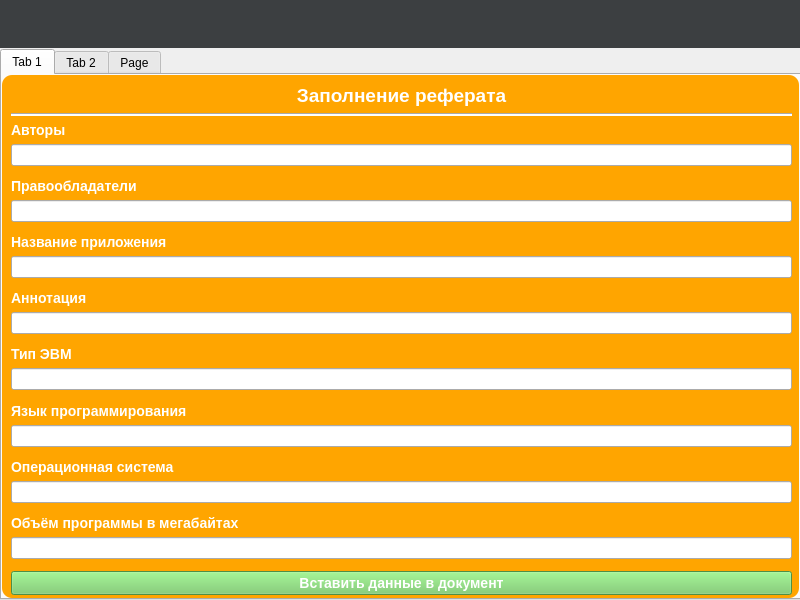
<?xml version="1.0" encoding="UTF-8"?>
<ui version="4.0">
 <class>MainWindow</class>
 <widget class="QMainWindow" name="MainWindow">
  <property name="geometry">
   <rect>
    <x>0</x>
    <y>0</y>
    <width>800</width>
    <height>600</height>
   </rect>
  </property>
  <property name="windowTitle">
   <string>MainWindow</string>
  </property>
  <widget class="QWidget" name="centralWidget">
   <widget class="QWidget" name="mainVerticalWidget" native="true">
    <property name="geometry">
     <rect>
      <x>0</x>
      <y>0</y>
      <width>800</width>
      <height>48</height>
     </rect>
    </property>
    <property name="maximumSize">
     <size>
      <width>2560</width>
      <height>1920</height>
     </size>
    </property>
    <property name="styleSheet">
     <string notr="true">QWidget {
    background-color: #3C3F41;
}</string>
    </property>
    <layout class="QVBoxLayout" name="verticalLayout"/>
   </widget>
   <widget class="QTabWidget" name="tabWidget">
    <property name="geometry">
     <rect>
      <x>0</x>
      <y>49</y>
      <width>801</width>
      <height>551</height>
     </rect>
    </property>
    <property name="styleSheet">
     <string notr="true"/>
    </property>
    <property name="currentIndex">
     <number>0</number>
    </property>
    <widget class="QWidget" name="tab_1">
     <property name="styleSheet">
      <string notr="true">#tab_1 {
	background-color: orange;
	border-radius: 10px;
}</string>
     </property>
     <attribute name="title">
      <string>Tab 1</string>
     </attribute>
     <widget class="QWidget" name="verticalLayoutWidget">
      <property name="geometry">
       <rect>
        <x>9</x>
        <y>9</y>
        <width>781</width>
        <height>511</height>
       </rect>
      </property>
      <layout class="QVBoxLayout" name="verticalLayoutFirstTab">
       <item>
        <widget class="QLabel" name="labelTitleFillReport">
         <property name="styleSheet">
          <string notr="true">QLabel {
	color: white;
	font-weight: bold;
	font-size: 19px;
}</string>
         </property>
         <property name="text">
          <string>Заполнение реферата</string>
         </property>
         <property name="alignment">
          <set>Qt::AlignCenter</set>
         </property>
        </widget>
       </item>
       <item>
        <widget class="Line" name="line">
         <property name="minimumSize">
          <size>
           <width>0</width>
           <height>3</height>
          </size>
         </property>
         <property name="styleSheet">
          <string notr="true">QFrame {
	background-color: white;
}</string>
         </property>
         <property name="orientation">
          <enum>Qt::Horizontal</enum>
         </property>
        </widget>
       </item>
       <item>
        <widget class="QLabel" name="authorsLabel">
         <property name="maximumSize">
          <size>
           <width>16777215</width>
           <height>30</height>
          </size>
         </property>
         <property name="styleSheet">
          <string notr="true">QLabel{
	color: white;
	font-weight: bold;
	font-size: 14px;
}</string>
         </property>
         <property name="text">
          <string>Авторы</string>
         </property>
        </widget>
       </item>
       <item>
        <widget class="QLineEdit" name="inputAuthors"/>
       </item>
       <item>
        <spacer name="verticalSpacer">
         <property name="orientation">
          <enum>Qt::Vertical</enum>
         </property>
         <property name="sizeHint" stdset="0">
          <size>
           <width>20</width>
           <height>40</height>
          </size>
         </property>
        </spacer>
       </item>
       <item>
        <widget class="QLabel" name="labelCopyratinHolders">
         <property name="styleSheet">
          <string notr="true">QLabel{
	color: white;
	font-weight: bold;
	font-size: 14px;
}</string>
         </property>
         <property name="text">
          <string>Правообладатели</string>
         </property>
        </widget>
       </item>
       <item>
        <widget class="QLineEdit" name="inputCopyratingHolders"/>
       </item>
       <item>
        <spacer name="verticalSpacer_2">
         <property name="orientation">
          <enum>Qt::Vertical</enum>
         </property>
         <property name="sizeHint" stdset="0">
          <size>
           <width>20</width>
           <height>40</height>
          </size>
         </property>
        </spacer>
       </item>
       <item>
        <widget class="QLabel" name="labelAppName">
         <property name="styleSheet">
          <string notr="true">QLabel{
	color: white;
	font-weight: bold;
	font-size: 14px;
}</string>
         </property>
         <property name="text">
          <string>Название приложения</string>
         </property>
        </widget>
       </item>
       <item>
        <widget class="QLineEdit" name="inputAppName"/>
       </item>
       <item>
        <spacer name="verticalSpacer_4">
         <property name="orientation">
          <enum>Qt::Vertical</enum>
         </property>
         <property name="sizeHint" stdset="0">
          <size>
           <width>20</width>
           <height>40</height>
          </size>
         </property>
        </spacer>
       </item>
       <item>
        <widget class="QLabel" name="labelAnnotation">
         <property name="styleSheet">
          <string notr="true">QLabel{
	color: white;
	font-weight: bold;
	font-size: 14px;
}</string>
         </property>
         <property name="text">
          <string>Аннотация</string>
         </property>
        </widget>
       </item>
       <item>
        <widget class="QLineEdit" name="inputAnnotation"/>
       </item>
       <item>
        <spacer name="verticalSpacer_5">
         <property name="orientation">
          <enum>Qt::Vertical</enum>
         </property>
         <property name="sizeHint" stdset="0">
          <size>
           <width>20</width>
           <height>40</height>
          </size>
         </property>
        </spacer>
       </item>
       <item>
        <widget class="QLabel" name="labelTypeIBM">
         <property name="styleSheet">
          <string notr="true">QLabel{
	color: white;
	font-weight: bold;
	font-size: 14px;
}</string>
         </property>
         <property name="text">
          <string>Тип ЭВМ</string>
         </property>
        </widget>
       </item>
       <item>
        <widget class="QLineEdit" name="inputTypeIBM"/>
       </item>
       <item>
        <spacer name="verticalSpacer_6">
         <property name="orientation">
          <enum>Qt::Vertical</enum>
         </property>
         <property name="sizeHint" stdset="0">
          <size>
           <width>20</width>
           <height>40</height>
          </size>
         </property>
        </spacer>
       </item>
       <item>
        <widget class="QLabel" name="labelProgramLanguage">
         <property name="styleSheet">
          <string notr="true">QLabel{
	color: white;
	font-weight: bold;
	font-size: 14px;
}</string>
         </property>
         <property name="text">
          <string>Язык программирования</string>
         </property>
        </widget>
       </item>
       <item>
        <widget class="QLineEdit" name="inputProgramLanguage"/>
       </item>
       <item>
        <spacer name="verticalSpacer_3">
         <property name="orientation">
          <enum>Qt::Vertical</enum>
         </property>
         <property name="sizeHint" stdset="0">
          <size>
           <width>20</width>
           <height>40</height>
          </size>
         </property>
        </spacer>
       </item>
       <item>
        <widget class="QLabel" name="labelOS">
         <property name="styleSheet">
          <string notr="true">QLabel{
	color: white;
	font-weight: bold;
	font-size: 14px;
}</string>
         </property>
         <property name="text">
          <string>Операционная система</string>
         </property>
        </widget>
       </item>
       <item>
        <widget class="QLineEdit" name="inputOS"/>
       </item>
       <item>
        <spacer name="verticalSpacer_7">
         <property name="orientation">
          <enum>Qt::Vertical</enum>
         </property>
         <property name="sizeHint" stdset="0">
          <size>
           <width>20</width>
           <height>40</height>
          </size>
         </property>
        </spacer>
       </item>
       <item>
        <widget class="QLabel" name="label">
         <property name="styleSheet">
          <string notr="true">QLabel{
	color: white;
	font-weight: bold;
	font-size: 14px;
}</string>
         </property>
         <property name="text">
          <string>Объём программы в мегабайтах</string>
         </property>
        </widget>
       </item>
       <item>
        <widget class="QLineEdit" name="inputScopeProgram"/>
       </item>
       <item>
        <spacer name="verticalSpacer_8">
         <property name="orientation">
          <enum>Qt::Vertical</enum>
         </property>
         <property name="sizeHint" stdset="0">
          <size>
           <width>20</width>
           <height>40</height>
          </size>
         </property>
        </spacer>
       </item>
       <item>
        <widget class="QPushButton" name="buttonBuildDocument">
         <property name="styleSheet">
          <string notr="true">QPushButton{
	background-color: rgb(111, 200, 97);
	color: white;
	font-weight: bold;
	font-size: 14px;
} 
QPushButton:hover {
	background-color: rgb(106, 188, 91);
}
QPushButton:pressed {
	background-color: rgb(93, 165, 80);
}</string>
         </property>
         <property name="text">
          <string>Вставить данные в документ</string>
         </property>
        </widget>
       </item>
      </layout>
     </widget>
    </widget>
    <widget class="QWidget" name="tab_2">
     <property name="styleSheet">
      <string notr="true">#tab_2 {
	background-color: green;
	border-radius: 10px;
}</string>
     </property>
     <attribute name="title">
      <string>Tab 2</string>
     </attribute>
    </widget>
    <widget class="QWidget" name="tab_3">
     <property name="styleSheet">
      <string notr="true">#tab_3 {
	background-color: violet;
	border-radius: 10px;
}</string>
     </property>
     <attribute name="title">
      <string>Page</string>
     </attribute>
    </widget>
   </widget>
  </widget>
 </widget>
 <resources/>
 <connections/>
</ui>
